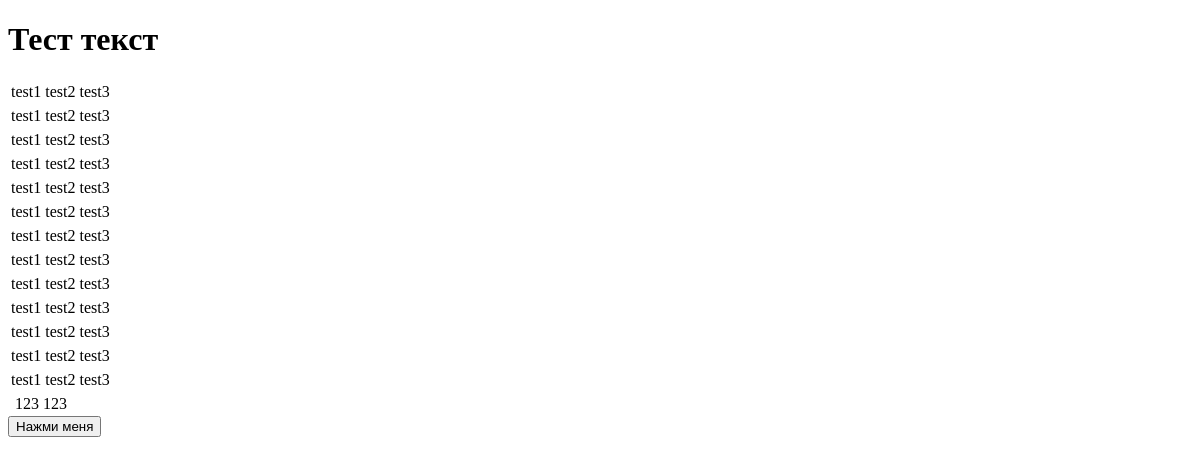
Page /main on the earlier database version.
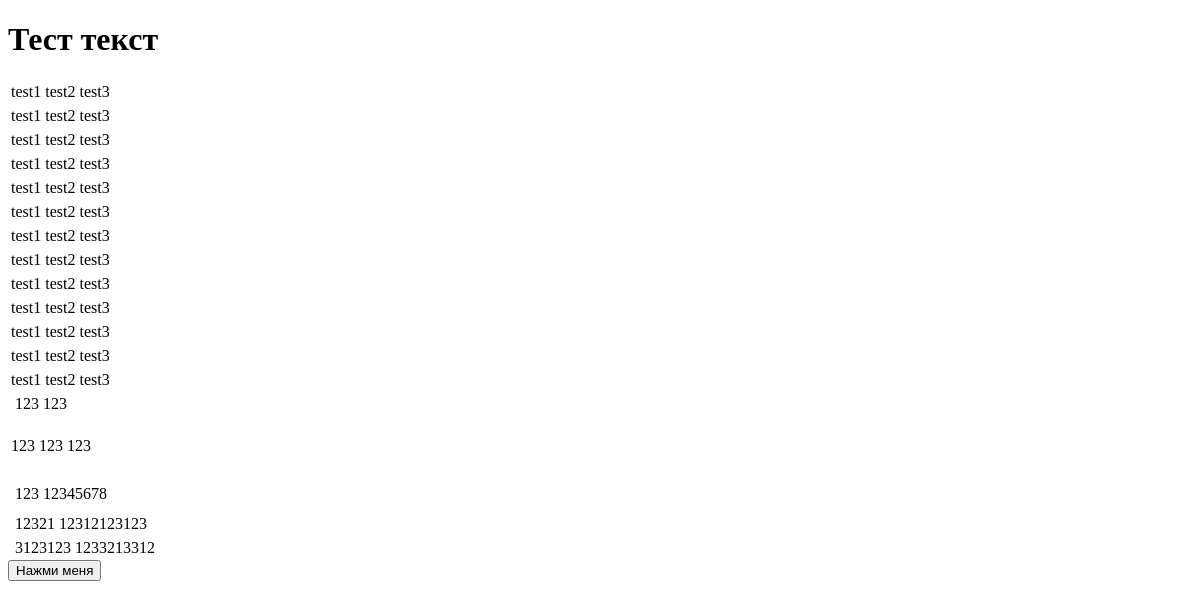
Same page on the later database version.
### mainapp/models.py (models this page shows)
class siteinfo (models.Model):
    name = models.TextField(max_length=50, verbose_name="Название сайта")
    login = models.TextField(max_length=50, verbose_name="Логин для авторизации")
    password = models.TextField(max_length=50, verbose_name="Пароль для авторизации")

### mainapp/views.py (the view)
# urls.py: path('main', views.main_page),
def main_page(request):
    all_sites = siteinfo.objects.all()
    return render (request, 'main_page.html', {"all_sites": all_sites}  )

### mainapp/templates/main_page.html (shortened to what this page needs)
<!DOCTYPE html>
<html lang="en">
  <head>
  </head>
  <body>
    <h1> Тест текст </h1>
    <form method="POST" action="add_site">
      {% for site in all_sites%}
      <table>
        <tr>
          <td> {{site.name}} </td>
          <td> {{site.login}} </td>
          <td> {{site.password}} </td>
        </tr>
       </table>
      {% endfor %}
      <button> Нажми меня</button>
    </form>
  </body>
</html>

Differences in the rows shown:
added siteinfo: name "123", login "123", password "123"
added siteinfo: login "123", password "12345678"
added siteinfo: login "12321", password "12312123123"
added siteinfo: login "3123123", password "1233213312"
